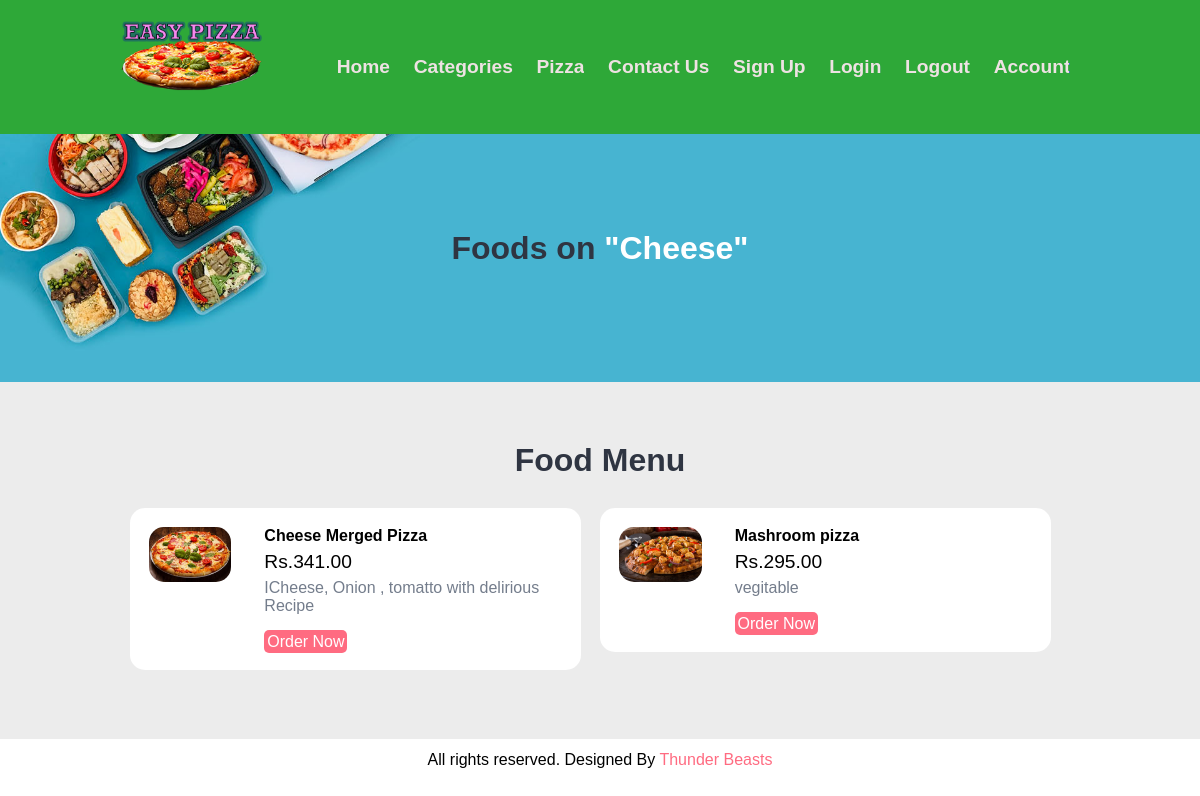
The app's page /user/category-pizza.php?category_id=21 with its own data.
### tables this page shows
CREATE TABLE `pizza_category` (
  `id_category` int(10) UNSIGNED NOT NULL,
  `title` varchar(100) NOT NULL,
  `image_name` varchar(255) NOT NULL,
  `featured` varchar(10) NOT NULL,
  `active` varchar(10) NOT NULL
);

CREATE TABLE `pizza_item` (
  `id_pizza` int(10) UNSIGNED NOT NULL,
  `id_category` int(10) UNSIGNED NOT NULL,
  `title` varchar(100) NOT NULL,
  `description` text NOT NULL,
  `price` decimal(10,2) NOT NULL,
  `image_name` varchar(255) NOT NULL,
  `featured` varchar(10) NOT NULL,
  `active` varchar(10) NOT NULL
);

### user/category-pizza.php (the view, shortened to what this page needs)
<?php
include('partials/menu.php');
if (isset($_GET['category_id'])) {
    $category_id = $_GET['category_id'];
    $sql = "SELECT title FROM pizza_category WHERE id_category=$category_id";
    $res = mysqli_query($conn, $sql);
    $row = mysqli_fetch_assoc($res);
    $category_title = $row['title'];
} else {
    header('location:' . SITEURL . 'user');
}
$cus_id = 0;
?>
<section class="food-search text-center">
    <div class="container">
        <h2>Foods on <a href="#" class="text-white">"<?php echo $category_title; ?>"</a></h2>
    </div>
</section>
<section class="food-menu">
    <div class="container">
        <h2 class="text-center">Food Menu</h2>
        <?php
        $sql2 = "SELECT * FROM pizza_item WHERE id_category=$category_id";
        $res2 = mysqli_query($conn, $sql2);
        $count2 = mysqli_num_rows($res2);
        if ($count2 > 0) {
            while ($row2 = mysqli_fetch_assoc($res2)) {
                $id = $row2['id_pizza'];
                $title = $row2['title'];
                $price = $row2['price'];
                $description = $row2['description'];
                $image_name = $row2['image_name'];
        ?>
                <div class="food-menu-box">
                    <div class="food-menu-img">
                        <?php
                        if ($image_name == "") {
                            echo "<div class='error text-center'>Image Not Available</div>";
                        } else {
                        ?>
                            <img src="<?php echo SITEURL; ?>images/pizza/<?php echo $image_name; ?>" class="img-responsive img-curve">
                        <?php
                        }
                        ?>
                    </div>
                    <div class="food-menu-desc">
                        <h4><?php echo $title; ?></h4>
                        <p class="food-price">Rs.<?php echo $price; ?></p>
                        <p class="food-detail">
                            <?php echo $description; ?>
                        </p>
                        <br>
                        <a href="<?php echo SITEURL; ?>user/order.php?pizza_id=<?php echo $id; ?>&customer_id=<?php echo $cus_id; ?>" class="btn btn-primary">Order Now</a>
                    </div>
                </div>
        <?php
            }
        } else {
            echo "<div class='error text-center'>No Pizza Found</div>";
        }
        ?>
    </div>
</section>
<?php include('partials/footer.php'); ?>

### css/style.css (style rules this page uses)
* { margin: 0 0; padding: 0 0; font-family: Arial, Helvetica, sans-serif; }
.container { width: 80%; margin: 0 auto; padding: 1%; }
.img-responsive { width: 100%; }
.img-curve { border-radius: 15px; }
.text-center { text-align: center; }
.text-white { color: white; }
a { color: #ff6b81; text-decoration: none; }
.btn { padding: 1%; border: none; font-size: 1rem; border-radius: 5px; }
.btn-primary { background-color: #ff6b81; color: white; cursor: pointer; }
h2 { color: #2f3542; font-size: 2rem; margin-bottom: 2%; }
.food-search { background-image: url(../images/bg.jpg); background-size: cover; background-repeat: no-repeat; background-position: center; padding: 7% 0; }
.food-menu { background-color: #ececec; padding: 4% 0; }
.food-menu-box { width: 43%; margin: 1%; padding: 2%; float: left; background-color: white; border-radius: 15px; }
.food-menu-img { width: 20%; float: left; }
.food-menu-desc { width: 70%; float: left; margin-left: 8%; }
.food-price { font-size: 1.2rem; margin: 2% 0; }
.food-detail { font-size: 1rem; color: #747d8c; }

### records on screen
pizza_category: title "Cheese"
pizza_item: image_name (picture), title "Cheese Merged Pizza", price "341.00", description "ICheese, Onion , tomatto with delirious Recipe"
pizza_item: image_name (picture), title "Mashroom pizza", price "295.00", description "vegitable"
